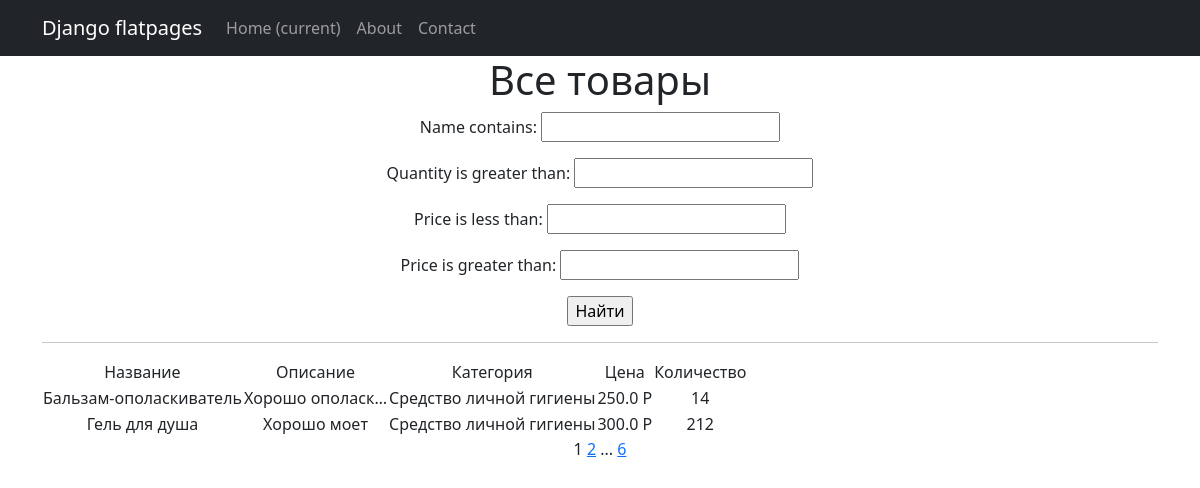
Screenshot of /products/ with the database file from the repository.
### simpleapp/models.py (models this page shows, shortened)
class Product(models.Model):
    name = models.CharField(
        max_length=50,
        unique=True, # названия товаров не должны повторяться
    )
    description = models.TextField()
    quantity = models.IntegerField(
        validators=[MinValueValidator(0)],
    )
    category = models.ForeignKey(
        to='Category',
        on_delete=models.CASCADE,
        related_name='products', # все продукты в категории будут доступны через поле products
    )
    price = models.FloatField(
        validators=[MinValueValidator(0.0)],
    )

class Category(models.Model):
    name = models.CharField(max_length=100, unique=True)

### simpleapp/views.py (the view)
# urls.py: path('', ProductsList.as_view()),
class ProductsList(ListView):
   model = Product
   ordering = 'name'
   template_name = 'products.html'
   context_object_name = 'products'
   paginate_by = 2
   def get_queryset(self):
       queryset = super().get_queryset()
       self.filterset = ProductFilter(self.request.GET, queryset)
       return self.filterset.qs
   def get_context_data(self, **kwargs):
       context = super().get_context_data(**kwargs)
       context['filterset'] = self.filterset
       return context

### simpleapp/templatetags/custom_filters.py (called while the page is built)
@register.filter()
def currency(value, code='rub'):
   postfix = CURRENCIES_SYMBOLS[code]
   return f'{value} {postfix}'

### simpleapp/templatetags/custom_tags.py (called while the page is built)
@register.simple_tag(takes_context=True)
def url_replace(context, **kwargs):
   d = context['request'].GET.copy()
   for k, v in kwargs.items():
       d[k] = v
   return d.urlencode()

### templates/products.html (shortened to what this page needs)
{% extends 'flatpages/default.html' %}
{% load custom_filters %}
{% load custom_tags %}
{% block content %}
   <h1>Все товары</h1>
   <form action="" method="get">
       {{ filterset.form.as_p }}
       <input type="submit" value="Найти" />
   </form>
   <hr>
   {% if products %}
       <table>
           <tr>
               <td>Название</td>
               <td>Описание</td>
               <td>Категория</td>
               <td>Цена</td>
               <td>Количество</td>
           </tr>
           {% for product in products %}
           <tr>
               <td>{{ product.name }}</td>
               <td>{{ product.description|truncatechars:15 }}</td>
               <td>{{ product.category.name }}</td>
               <td>{{ product.price|currency }}</td>
               <td>{{ product.quantity }}</td>
           </tr>
           {% endfor %}
       </table>
   {% else %}
       <h2>Товаров нет!</h2>
   {% endif %}
   {{ page_obj.number }}
   {% if page_obj.has_next %}
       <a href="?{% url_replace page=page_obj.next_page_number %}">{{ page_obj.next_page_number }}</a>
       {% if paginator.num_pages != page_obj.next_page_number %}
           ...
           <a href="?{% url_replace page=page_obj.paginator.num_pages %}">{{ page_obj.paginator.num_pages }}</a>
       {% endif %}
   {% endif %}
{% endblock content %}

### templates/flatpages/default.html (shortened to what this page needs)
<!DOCTYPE html>
<html lang="en">
    <head>
    {% load static %}
    <link href="{% static 'css/styles.css' %}" rel="stylesheet" />
    </head>
    <body>
        <nav class="navbar navbar-expand-lg navbar-dark bg-dark static-top">
   <div class="container">
       <a class="navbar-brand" href="#">Django flatpages</a>
       <div class="collapse navbar-collapse" id="navbarResponsive">
           <ul class="navbar-nav ml-auto">
               <li class="nav-item active">
                   <a class="nav-link" href="#">Home
                       <span class="sr-only">(current)</span>
                   </a>
               </li>
               <li class="nav-item">
                   <a class="nav-link" href="/about/">About</a>
               </li>
               <li class="nav-item">
                   <a class="nav-link" href="/contacts/">Contact</a>
               </li>
           </ul>
       </div>
   </div>
</nav>
                <div class="container">
           <div class="row">
               <div class="col-lg-12 text-center">
                   {% block content %}{% endblock content %}
               </div>
           </div>
        </div>
    </body>
</html>

### rows the page displays
Product: name "Бальзам-ополаскиватель", description "Хорошо ополаск…", category.name "Средство личной гигиены", price "250.0 Р", quantity "14"
Product: name "Гель для душа", description "Хорошо моет", category.name "Средство личной гигиены", price "300.0 Р", quantity "212"

### other values shown
{{ page_obj.number }} "1"
{{ page_obj.next_page_number }} "2"
{{ page_obj.paginator.num_pages }} "6"
